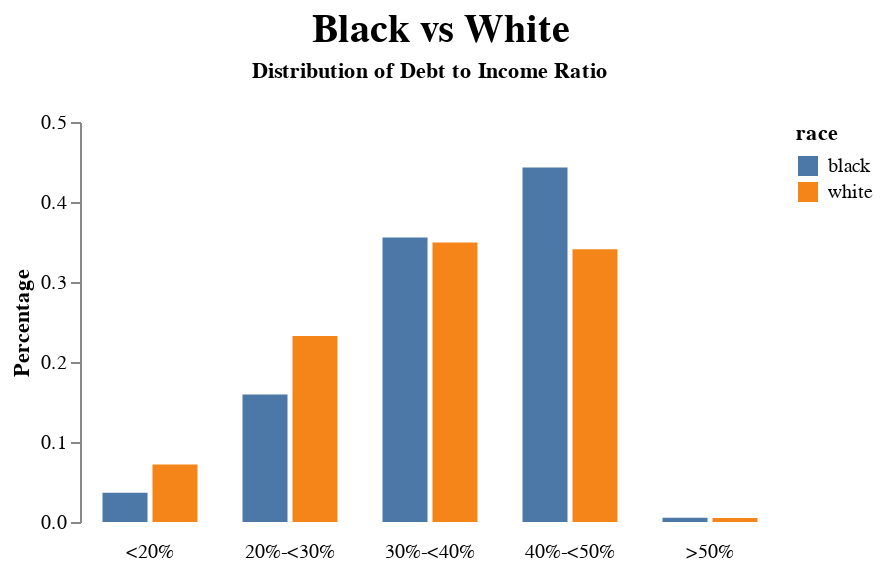

Notebook code cell kept with this figure:
### Code cell
d2i_comparison('black', baseline='white')

### Figure 1 — Vega-Lite specification as saved in the notebook (floating-point values rounded to 4 significant figures)
{"usermeta": {"embedOptions": {"theme": "fivethirtyeight"}}, "config": {"view": {"continuousWidth": 400, "continuousHeight": 300, "strokeOpacity": 0, "strokeWidth": 0}, "axis": {"grid": false}, "background": "#FFFFFF", "header": {"labelOrient": "bottom"}, "title": {"anchor": "middle", "fontSize": 20, "offset": 5, "orient": "top"}}, "data": {"name": "data-29d4d1da5bfa497a06c1e2f7000e5392"}, "mark": "bar", "encoding": {"color": {"field": "race", "type": "nominal"}, "column": {"field": "debt_to_income_ratio", "header": {"title": "Distribution of Debt to Income Ratio"}, "sort": ["<20%", "20%-<30%", "30%-<40%", "40%-<50%", ">50%"], "type": "ordinal"}, "x": {"axis": null, "field": "race", "type": "nominal"}, "y": {"axis": {"offset": 10, "tickCount": 5}, "field": "percentage", "scale": {"domain": [0, 0.5]}, "title": "Percentage", "type": "quantitative"}}, "height": 200, "title": "Black vs White", "width": 50, "$schema": "https://vega.github.io/schema/vega-lite/v4.17.0.json", "datasets": {"data-29d4d1da5bfa497a06c1e2f7000e5392": [{"debt_to_income_ratio": "20%-<30%", "percentage": 0.2325, "race": "white"}, {"debt_to_income_ratio": "30%-<40%", "percentage": 0.3495, "race": "white"}, {"debt_to_income_ratio": "40%-<50%", "percentage": 0.341, "race": "white"}, {"debt_to_income_ratio": "<20%", "percentage": 0.0719, "race": "white"}, {"debt_to_income_ratio": ">50%", "percentage": 0.0051, "race": "white"}, {"debt_to_income_ratio": "20%-<30%", "percentage": 0.1594, "race": "black"}, {"debt_to_income_ratio": "30%-<40%", "percentage": 0.3556, "race": "black"}, {"debt_to_income_ratio": "40%-<50%", "percentage": 0.4432, "race": "black"}, {"debt_to_income_ratio": "<20%", "percentage": 0.0366, "race": "black"}, {"debt_to_income_ratio": ">50%", "percentage": 0.0053, "race": "black"}]}}
